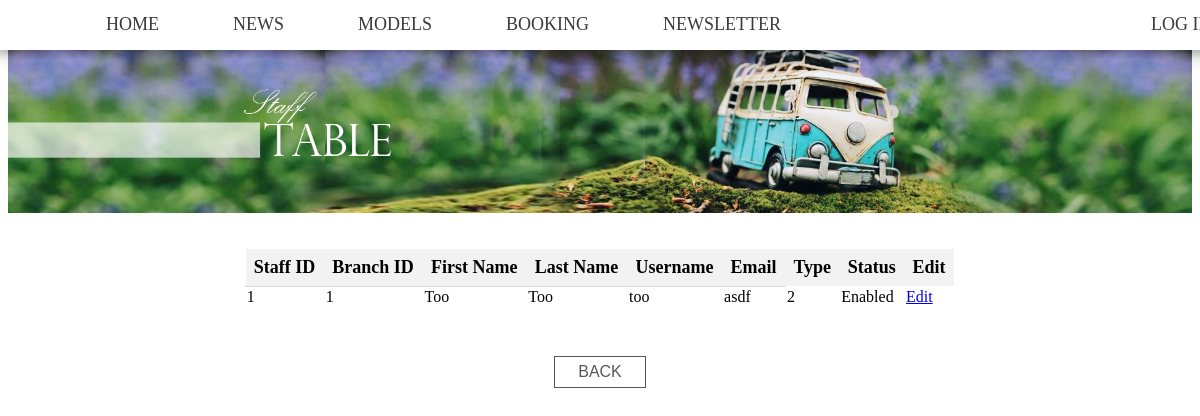
The page /staff-table.php on the database as committed earlier.
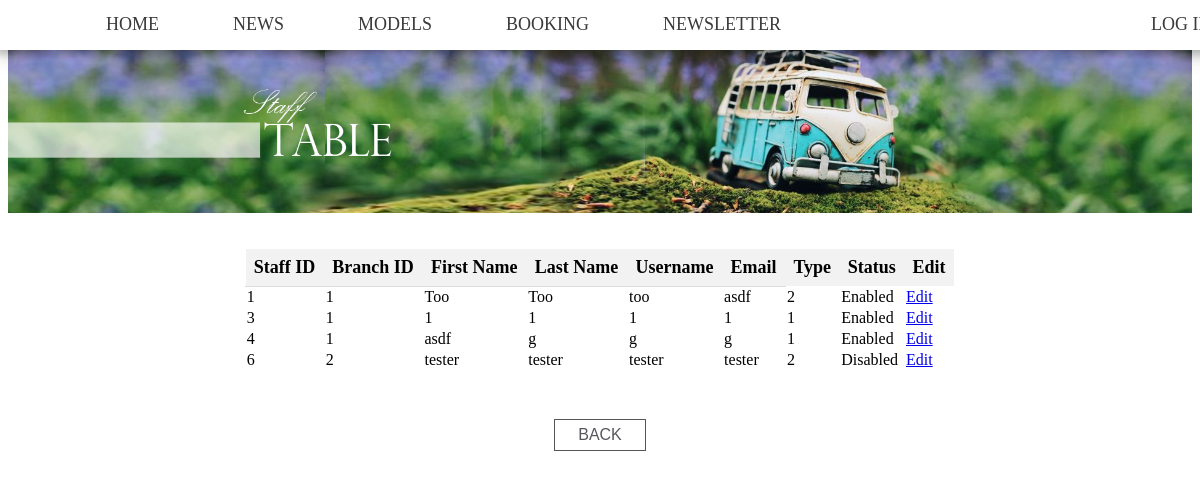
The same page on the database as committed later.
### tables this page shows
CREATE TABLE `staff` (
  `staffID` int(11) NOT NULL,
  `branchID` int(11) NOT NULL,
  `fName` varchar(50) NOT NULL,
  `lName` varchar(50) NOT NULL,
  `username` varchar(50) NOT NULL,
  `email` varchar(50) NOT NULL,
  `type` int(1) NOT NULL,
  `password` varchar(20) NOT NULL,
  `disabled` tinyint(1) NOT NULL DEFAULT '0'
);

### staff-table.php (the view, shortened to what this page needs)
<html>
<head>
  <link rel="stylesheet" href="main.css"/>
  <header>
<?php
require_once('menu.php');
?>
    <center>
      <img style="margin-top: 2%;" src="stafftable.png">
</head>
<body>
<center>
  <table class="usertable" style="border-collapse: collapse; width: 60%;">
    <tr style = "background-color:#f2f2f2;" >
      <th style="padding: 8px; text-align: left; border-bottom: 1px solid #ddd; font-size: 18px;">Staff ID</th>
      <th style="padding: 8px; text-align: left; border-bottom: 1px solid #ddd; font-size: 18px;">Branch ID</th>
      <th style="padding: 8px; text-align: left; border-bottom: 1px solid #ddd; font-size: 18px;">First Name</th>
      <th style="padding: 8px; text-align: left; border-bottom: 1px solid #ddd; font-size: 18px;">Last Name</th>
      <th style="padding: 8px; text-align: left; border-bottom: 1px solid #ddd; font-size: 18px;">Username</th>
      <th style="padding: 8px; text-align: left; border-bottom: 1px solid #ddd; font-size: 18px;">Email</th>
      <th style="padding: 8px; text-align: left; border-bottom: 1p solid #ddd; font-size: 18px;">Type</th>
      <th style="padding: 8px; text-align: left; border-bottom: 1p solid #ddd; font-size: 18px;">Status</th>
      <th style="padding: 8px; text-align: left; border-bottom: 1p solid #ddd; font-size: 18px;">Edit</th>
    </tr>
      <?php
      $q = "select * from staff";
      $result = $mysqli->query($q);
      if ($result) {
          while($row = $result->fetch_array()){
            echo "<tr>";
            echo "<td>".$row['staffID'] ."</td>";
            echo "<td>".$row['branchID'] ."</td>";
            echo "<td>".$row['fName'] ."</td>";
            echo "<td>".$row['lName'] ."</td>";
            echo "<td>".$row['username'] ."</td>";
            echo "<td>".$row['email'] ."</td>";
            echo "<td>".$row['type'] ."</td>";
            echo "<td>";
            if($row['disabled'] == 0){
              echo "Enabled";
            }else{
              echo "Disabled";
            }
            echo "</td>";
            echo "<td><a href = 'editStaff.php?user=".$row['staffID']."'> Edit </a></td>";
            echo "</tr>";
          }
      }else{
        echo "Something went wrong";
      }
      ?>
  </table>
<br>
<br>
      <a href="admin.php"><button class="button" style= "padding: .5% 2% .5% 2%;">BACK</button></a>
</center>
</body>
</html>

Rows that differ between the two databases and show on the page:
added staff: staffID "3", branchID "1", fName "1", lName "1", username "1", email "1", type "1", disabled "Enabled"
added staff: staffID "4", branchID "1", fName "asdf", lName "g", username "g", email "g", type "1", disabled "Enabled"
added staff: staffID "6", branchID "2", fName "tester", lName "tester", username "tester", email "tester", type "2", disabled "Disabled"
